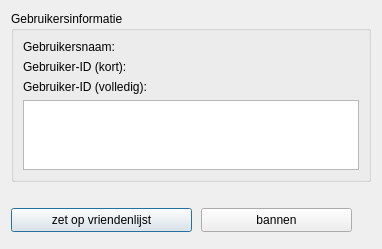
<?xml version="1.0" encoding="UTF-8"?>
<ui version="4.0">
 <class>UserDialog</class>
 <widget class="QDialog" name="UserDialog">
  <property name="geometry">
   <rect>
    <x>0</x>
    <y>0</y>
    <width>382</width>
    <height>245</height>
   </rect>
  </property>
  <property name="windowTitle">
   <string>Gebruikersinfo</string>
  </property>
  <layout class="QVBoxLayout" name="verticalLayout">
   <item>
    <widget class="QGroupBox" name="groupBox">
     <property name="title">
      <string>Gebruikersinformatie</string>
     </property>
     <layout class="QGridLayout" name="gridLayout">
      <item row="3" column="0">
       <widget class="QLabel" name="label">
        <property name="text">
         <string>Gebruiker-ID (volledig): </string>
        </property>
        <property name="alignment">
         <set>Qt::AlignLeading|Qt::AlignLeft|Qt::AlignTop</set>
        </property>
       </widget>
      </item>
      <item row="4" column="0">
       <widget class="QPlainTextEdit" name="useridLabel">
        <property name="readOnly">
         <bool>true</bool>
        </property>
       </widget>
      </item>
      <item row="2" column="0">
       <widget class="QLabel" name="crcLabel">
        <property name="text">
         <string>Gebruiker-ID (kort): </string>
        </property>
       </widget>
      </item>
      <item row="1" column="0">
       <widget class="QLabel" name="usernameLabel">
        <property name="text">
         <string>Gebruikersnaam: </string>
        </property>
       </widget>
      </item>
     </layout>
    </widget>
   </item>
   <item>
    <widget class="QWidget" name="widget" native="true">
     <property name="sizePolicy">
      <sizepolicy hsizetype="Preferred" vsizetype="Fixed">
       <horstretch>0</horstretch>
       <verstretch>0</verstretch>
      </sizepolicy>
     </property>
     <property name="minimumSize">
      <size>
       <width>0</width>
       <height>50</height>
      </size>
     </property>
     <widget class="QPushButton" name="friendButton">
      <property name="geometry">
       <rect>
        <x>0</x>
        <y>20</y>
        <width>181</width>
        <height>24</height>
       </rect>
      </property>
      <property name="sizePolicy">
       <sizepolicy hsizetype="MinimumExpanding" vsizetype="Fixed">
        <horstretch>0</horstretch>
        <verstretch>0</verstretch>
       </sizepolicy>
      </property>
      <property name="text">
       <string>zet op vriendenlijst</string>
      </property>
      <property name="icon">
       <iconset resource="res/icons.qrc">
        <normaloff>:/icons/vriend.png</normaloff>:/icons/vriend.png</iconset>
      </property>
      <property name="iconSize">
       <size>
        <width>24</width>
        <height>24</height>
       </size>
      </property>
     </widget>
     <widget class="QPushButton" name="banButton">
      <property name="geometry">
       <rect>
        <x>190</x>
        <y>20</y>
        <width>151</width>
        <height>24</height>
       </rect>
      </property>
      <property name="text">
       <string>bannen</string>
      </property>
      <property name="icon">
       <iconset resource="res/icons.qrc">
        <normaloff>:/icons/ban.png</normaloff>:/icons/ban.png</iconset>
      </property>
      <property name="iconSize">
       <size>
        <width>24</width>
        <height>24</height>
       </size>
      </property>
     </widget>
    </widget>
   </item>
  </layout>
  <action name="actionAan_vrienden_toevoegen">
   <property name="text">
    <string>Aan vrienden toevoegen</string>
   </property>
  </action>
 </widget>
 <resources>
  <include location="res/icons.qrc"/>
 </resources>
 <connections/>
</ui>
